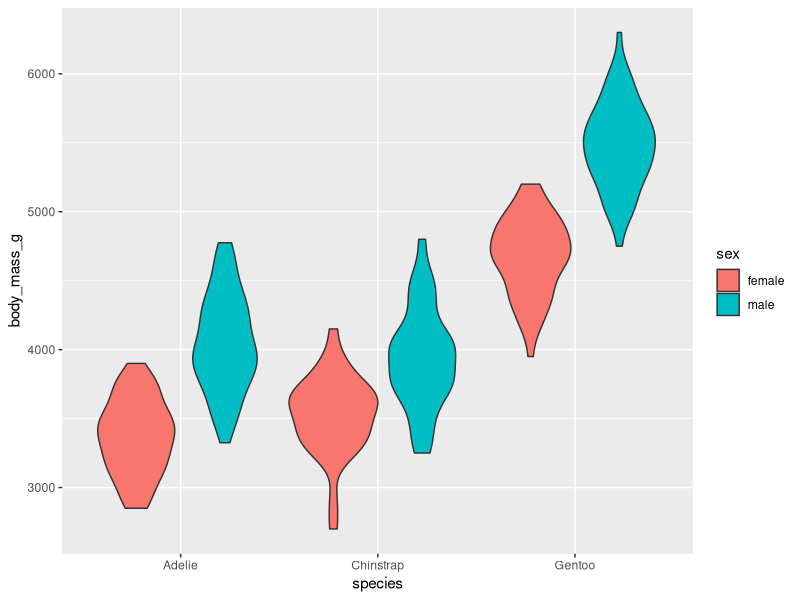

Source code (R):
## ---- chunk 1
knitr::opts_chunk$set(echo = TRUE)
library(tidyverse)
library(palmerpenguins)
## ---- chunk 2
penguins %>% 
  drop_na(sex) %>%
    ggplot(mapping = aes(x = species, y = body_mass_g, fill = sex)) + 
  geom_violin() 

